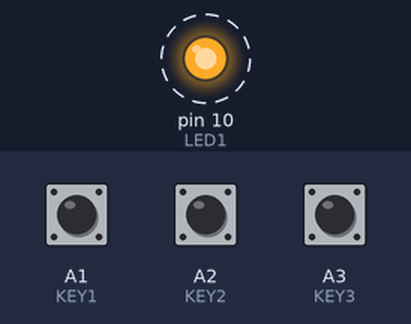
The sketch below on a simulated Arduino Uno, built with avr-gcc and run on an emulated ATmega328P. On the bench: output pins drawn as LEDs (lit = HIGH). Dashed ring = blinking. The test bench sets the inputs (shaded band); at power-on: A1 (KEY1) HIGH, A2 (KEY2) HIGH, A3 (KEY3) HIGH.

Above: at 1.25 s.
1.3 s: A1 (KEY1) pulled LOW for 0.15 s
At 1.45 s:
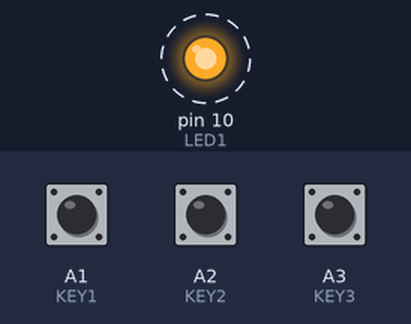
4.3 s: A2 (KEY2) pulled LOW for 0.15 s
At 4.7 s:
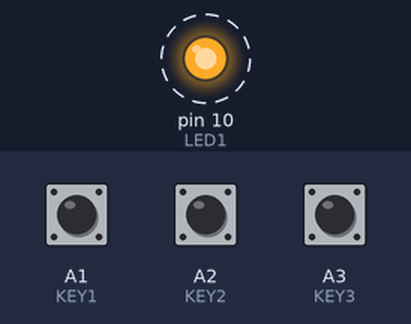
7.3 s: A3 (KEY3) pulled LOW for 0.15 s
8.9 s: A3 (KEY3) pulled LOW for 1 s
At 9.19 s:
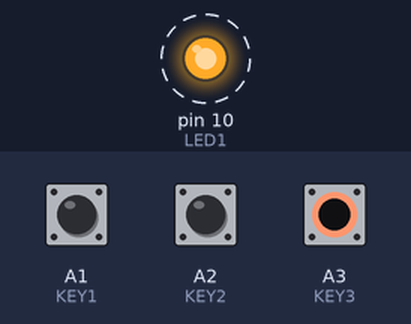
11.9 s: A3 (KEY3) pulled LOW for 3.2 s
At 13.3 s:
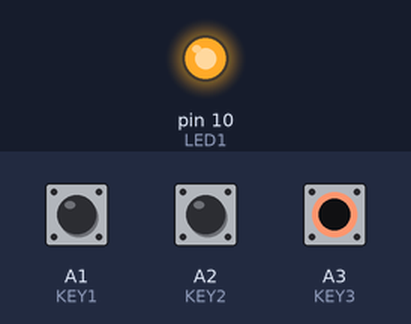
Timing chart, 0 to 14.9 s (numbered marks = the images above; inputs shaded):
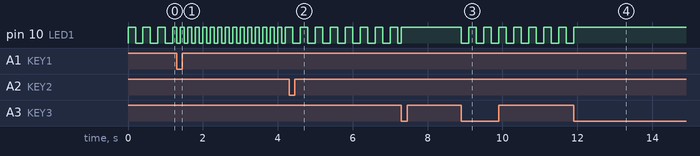

Measured:
- after the input at 1.3 s, pin 10 (LED1): alternates HIGH for 0.10 s and LOW for 0.10 s, starting at once
- after the input at 4.3 s, pin 10 (LED1): alternates HIGH for 0.20 s and LOW for 0.20 s, starting after 0.10 s
- after the input at 8.9 s, pin 10 (LED1): alternates HIGH for 0.20 s and LOW for 0.20 s, starting at once
- after the input at 11.9 s, pin 10 (LED1): goes on until 11.9 s, then stays HIGH
- by itself, pin 10 (LED1): alternates HIGH for 0.20 s and LOW for 0.20 s

The sketch:

Exercicio2.ino
```cpp
#define LED1       10
#define LED2       11
#define LED3       12
#define LED4       13
#define BUZZ        3
#define KEY1       A1
#define KEY2       A2
#define KEY3       A3
#define POT        A0

int lastButton1 = 0; // não apertado
int lastButton2 = 0; // não apertado
int lastButton3 = 0; // não apertado

unsigned long previousMillis = 0;
unsigned long previousBlinkMillis = 0;
unsigned long interval = 200; // 200 ms

unsigned long previonsBlink = 0;
unsigned long intervalBlinking = 200;

bool canBlink = true;

void setup() {
 pinMode(LED1, OUTPUT);
 pinMode (KEY1, INPUT_PULLUP);
 pinMode (KEY2, INPUT_PULLUP);
 pinMode (KEY3, INPUT_PULLUP);
 digitalWrite(LED1, HIGH);
}

void loop() {
  unsigned long currentMillis = millis();

  if( digitalRead(KEY1) == HIGH){
    lastButton1 = 0;
  }
  if( digitalRead(KEY2) == HIGH){
    lastButton2 = 0;
  }
  if( digitalRead(KEY3) == HIGH){
    lastButton3 = 0;
  }

  // piscando o led
  if(canBlink){
    if(currentMillis - previousBlinkMillis >= intervalBlinking){
      if(digitalRead(LED1) == HIGH){
        previousBlinkMillis = currentMillis;
        digitalWrite(LED1, LOW);
      }
      else{
        previousBlinkMillis = currentMillis;
        digitalWrite(LED1, HIGH);
      }
    }
  }

  // Se um botão foi pressionado
  if (currentMillis - previousMillis >= interval) {
    // Botão 1 deixa o blink mais rapido
    if (digitalRead(KEY1) == LOW && intervalBlinking > 25 && lastButton1 == 0) {
      lastButton1 = 1;
      previousMillis = currentMillis;
      intervalBlinking = intervalBlinking / 2;
    }

    // Botão 2 deixa o blink mais lento
    else if (digitalRead(KEY2) == LOW && intervalBlinking < 10000 && lastButton2 == 0){
      lastButton2 = 1;
      previousMillis = currentMillis;
      intervalBlinking = intervalBlinking * 2;
    }

    // Botão 3 para o blink
    if (digitalRead(KEY3) == LOW && lastButton3 == 0){
      lastButton3 = 1; // botão foi apertado
      previousMillis = currentMillis;
      canBlink = !canBlink;
      digitalWrite(LED1, HIGH);
    }
  }
}
```
